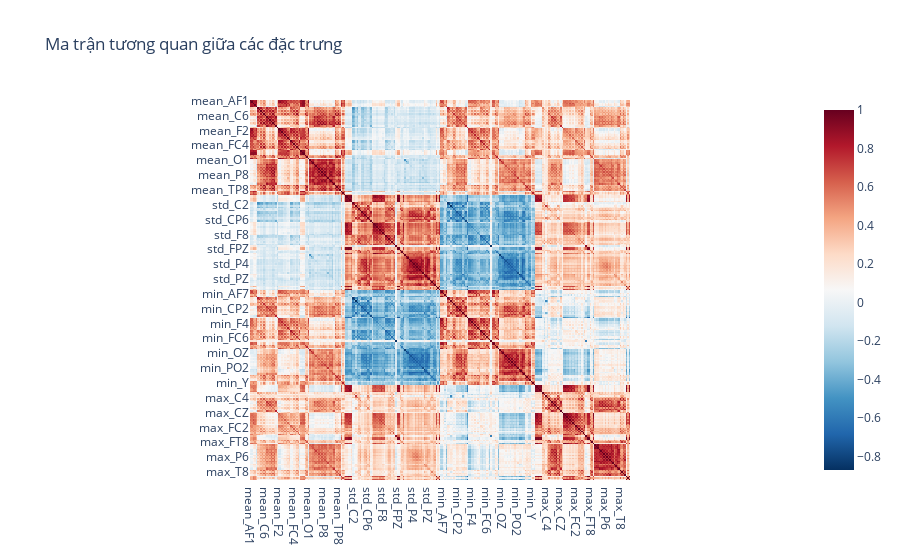

The notebook cell this image was saved under:
### Markdown cell above
3. Tương quan các feature

### Code cell
import plotly.express as px
corr = df_pivot.drop(columns=['source_file', 'label']).corr()
fig = px.imshow(corr, text_auto=True, color_continuous_scale='RdBu_r', title="Ma trận tương quan giữa các đặc trưng")
fig.show()

### Figure 1 — Plotly figure (JSON) as saved in the notebook; plotly's stock layout.template omitted (floating-point values rounded to 4 significant figures; data arrays with more than 128 entries replaced by an {"elided": "..."} marker saying what was removed)
{"data": [{"coloraxis": "coloraxis", "hovertemplate": "x: %{x}<br>y: %{y}<br>color: %{z}<extra></extra>", "name": "0", "texttemplate": "%{z}", "type": "heatmap", "x": {"elided": "256 str values"}, "xaxis": "x", "y": {"elided": "256 str values"}, "yaxis": "y", "z": {"elided": "256x256 float values"}}], "layout": {"coloraxis": {"colorscale": [[0, "rgb(5,48,97)"], [0.1, "rgb(33,102,172)"], [0.2, "rgb(67,147,195)"], [0.3, "rgb(146,197,222)"], [0.4, "rgb(209,229,240)"], [0.5, "rgb(247,247,247)"], [0.6, "rgb(253,219,199)"], [0.7, "rgb(244,165,130)"], [0.8, "rgb(214,96,77)"], [0.9, "rgb(178,24,43)"], [1, "rgb(103,0,31)"]]}, "title": {"text": "Ma trận tương quan giữa các đặc trưng"}, "xaxis": {"anchor": "y", "constrain": "domain", "domain": [0, 1], "scaleanchor": "y"}, "yaxis": {"anchor": "x", "autorange": "reversed", "constrain": "domain", "domain": [0, 1]}}}
